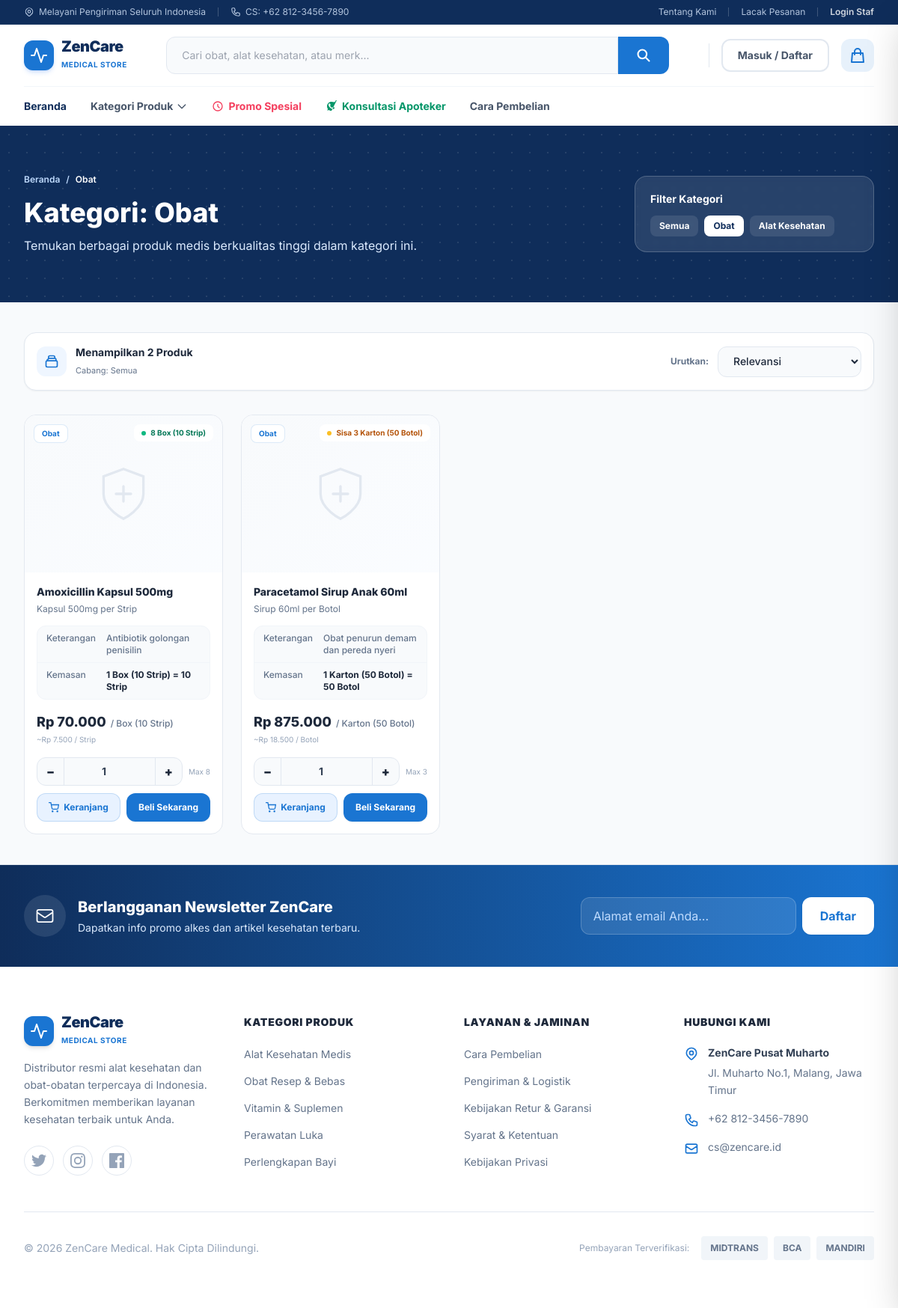
Before: /ecommerce/kategori.php?kategori=Obat with the older database file.
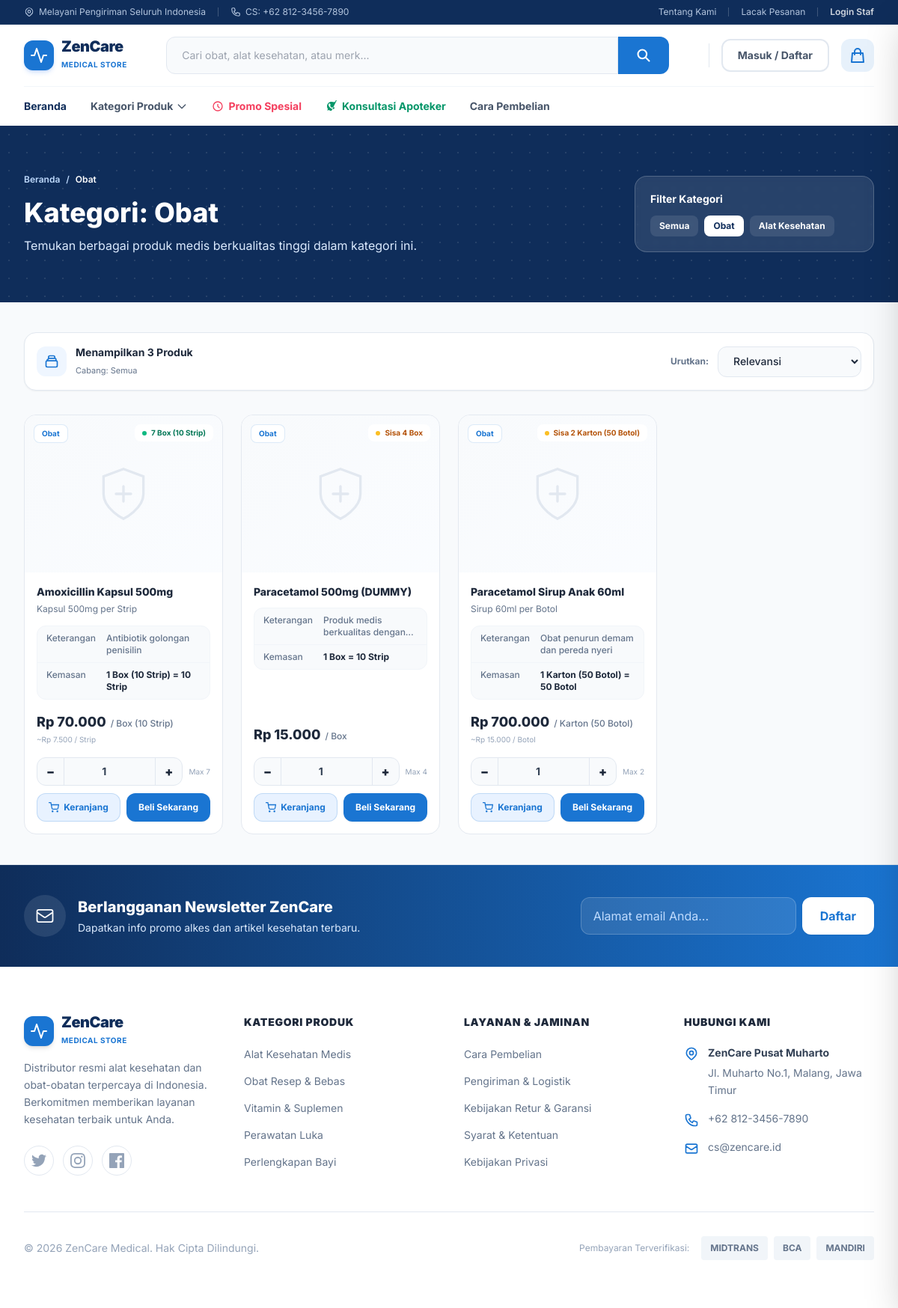
After: the same page with the newer database file.
### tables this page shows
CREATE TABLE `produk_variasi` (
  `id` int(11) NOT NULL AUTO_INCREMENT,
  `id_produk_induk` int(11) DEFAULT NULL,
  `sku_variasi` varchar(50) NOT NULL,
  `nama_variasi` varchar(100) NOT NULL,
  `satuan_kecil` varchar(50) NOT NULL DEFAULT 'Pcs',
  `satuan_besar` varchar(50) NOT NULL DEFAULT 'Box',
  `rasio_konversi` smallint(6) NOT NULL DEFAULT 1,
  `harga_jual_kecil` decimal(12,2) NOT NULL DEFAULT 0.00,
  `harga_jual_besar` decimal(12,2) NOT NULL DEFAULT 0.00,
  `stok_minimum` int(11) NOT NULL DEFAULT 5,
  `berat` int(11) NOT NULL DEFAULT 100,
  `tampil_di_online` tinyint(1) DEFAULT 1,
  `is_active` tinyint(1) DEFAULT 1,
  `gambar` varchar(500) DEFAULT NULL,
  PRIMARY KEY (`id`),
  UNIQUE KEY `sku_variasi` (`sku_variasi`),
  KEY `id_produk_induk` (`id_produk_induk`),
  CONSTRAINT `produk_variasi_ibfk_1` FOREIGN KEY (`id_produk_induk`) REFERENCES `produk_induk` (`id`) ON DELETE SET NULL
);

CREATE TABLE `produk_induk` (
  `id` int(11) NOT NULL AUTO_INCREMENT,
  `sku_induk` varchar(50) NOT NULL,
  `nama_produk` varchar(150) NOT NULL,
  `deskripsi` text DEFAULT NULL,
  `spesifikasi` text DEFAULT NULL COMMENT 'Spesifikasi teknis medis',
  `info_pengiriman` text DEFAULT NULL,
  `kategori` enum('Obat','Alat Kesehatan') NOT NULL,
  `gambar` varchar(255) DEFAULT NULL,
  `is_active` tinyint(1) DEFAULT 1,
  `batas_hari_expired` int(11) DEFAULT 0,
  `created_at` timestamp NOT NULL DEFAULT current_timestamp(),
  PRIMARY KEY (`id`),
  UNIQUE KEY `sku_induk` (`sku_induk`)
);

### ecommerce/kategori.php (the view, shortened to what the rows shown need)
<?php
require_once __DIR__ . '/header.php';
$search   = trim($_GET['q'] ?? '');
$kategori = trim($_GET['kategori'] ?? '');
$sql = "
    SELECT v.id, i.nama_produk AS nama_induk, v.nama_variasi, i.kategori,
           v.harga_jual_besar AS harga_jual, v.harga_jual_kecil AS harga_eceran,
           v.berat AS berat_gram, i.gambar, v.sku_variasi, i.deskripsi,
           COALESCE(sc.stok, 0) AS stok_sistem,
           v.satuan_besar, v.satuan_kecil, v.rasio_konversi
    FROM produk_variasi v
    JOIN produk_induk i ON v.id_produk_induk = i.id
    LEFT JOIN stok_toko sc ON sc.id_variasi = v.id
    WHERE v.is_active = 1 AND i.is_active = 1 AND v.tampil_di_online = 1
";
$params = [];
if ($kategori) {
    $sql .= " AND i.kategori = ?";
    $params[] = $kategori;
}
$sql .= " ORDER BY i.kategori ASC, i.nama_produk ASC";
$stmt = $pdo->prepare($sql);
$stmt->execute($params);
$products = $stmt->fetchAll();
?>
<main class="flex-1 w-full bg-[#f8fafc]">
    <section class="bg-[#0f2d5a] relative py-12 lg:py-16 overflow-hidden">
        <div class="max-w-7xl mx-auto px-4 lg:px-8 relative z-10 flex flex-col md:flex-row items-center gap-8">
            <div class="flex-1 text-white">
                <h1 class="text-3xl md:text-4xl font-extrabold mb-3">
                    <?php if ($search): ?>
                        Pencarian: "<?= htmlspecialchars($search) ?>"
                    <?php elseif ($kategori): ?>
                        Kategori: <?= htmlspecialchars($kategori) ?>
                    <?php else: ?>
                        Katalog Produk Lengkap
                    <?php endif; ?>
                </h1>
            </div>
        </div>
    </section>
    <div class="max-w-7xl mx-auto px-4 lg:px-8 py-10">
        <div class="grid grid-cols-1 sm:grid-cols-2 md:grid-cols-3 lg:grid-cols-4 gap-6" id="product-grid">
            <?php foreach ($products as $p):
                $stokPcs  = intval($p['stok_sistem']);
                $rasio    = intval($p['rasio_konversi']) ?: 1;
                $stokBox  = floor($stokPcs / $rasio);
                $harga    = floatval($p['harga_jual']);
                $hargaEcr = floatval($p['harga_eceran']);
                $satB     = htmlspecialchars($p['satuan_besar'] ?: 'Box');
                $satK     = htmlspecialchars($p['satuan_kecil'] ?: 'Pcs');
                $desc     = trim($p['deskripsi'] ?? '');
                $descSh   = $desc ? mb_strimwidth($desc, 0, 75, '…') : 'Produk medis berkualitas dengan jaminan mutu resmi.';
                if ($stokBox <= 0)     { $stokCls='text-rose-600'; $dotCls='bg-rose-500'; $stokLbl='Habis'; }
                elseif ($stokBox <= 5) { $stokCls='text-amber-700'; $dotCls='bg-amber-400'; $stokLbl="Sisa $stokBox $satB"; }
                else                   { $stokCls='text-emerald-700'; $dotCls='bg-emerald-500'; $stokLbl="$stokBox $satB"; }
            ?>
            <div class="prod-card group bg-white rounded-2xl overflow-hidden flex flex-col"
                 data-name="<?= strtolower(htmlspecialchars($p['nama_induk'])) ?>"
                 data-price="<?= $harga ?>"
                 data-stok="<?= $stokBox ?>"
                 data-id="<?= $p['id'] ?>">
                <a href="produk.php?id=<?= $p['id'] ?>" class="card-img relative block bg-gradient-to-br from-slate-50 to-blue-50/30 overflow-hidden" style="height:210px;">
                    <?php if (!empty($p['gambar'])): ?>
                        <img src="../<?= htmlspecialchars($p['gambar']) ?>" alt="<?= htmlspecialchars($p['nama_induk']) ?>"
                             class="w-full h-full object-contain p-5"
                             onerror="this.onerror=null; this.classList.add('opacity-30');">
                    <?php else: ?>
                        <div class="w-full h-full flex items-center justify-center">
                            <svg class="w-20 h-20 text-slate-200" viewBox="0 0 24 24" fill="none" stroke="currentColor" stroke-width="1" stroke-linecap="round"><path d="M12 22s8-4 8-10V5l-8-3-8 3v7c0 6 8 10 8 10z"/><path d="M9 12h6M12 9v6"/></svg>
                        </div>
                    <?php endif; ?>
                    <span class="absolute top-3 left-3 px-2.5 py-1 bg-white/95 text-[#1a75d2] text-[10px] font-bold rounded-lg border border-[#1a75d2]/15 shadow-xs">
                        <?= htmlspecialchars($p['kategori']) ?>
                    </span>
                    <span class="absolute top-3 right-3 flex items-center gap-1.5 px-2.5 py-1 bg-white/95 text-[10px] font-bold rounded-lg shadow-xs <?= $stokCls ?>">
                        <span class="w-1.5 h-1.5 rounded-full <?= $dotCls ?>"></span>
                        <?= $stokLbl ?>
                    </span>
                </a>
                <div class="p-4 flex flex-col flex-1">
                    <a href="produk.php?id=<?= $p['id'] ?>" class="block mb-3">
                        <h3 class="text-sm font-extrabold text-[#1e293b] leading-snug line-clamp-2 group-hover:text-[#1a75d2] transition-colors">
                            <?= htmlspecialchars($p['nama_induk']) ?>
                        </h3>
                        <span class="text-xs text-[#64748b]"><?= htmlspecialchars($p['nama_variasi']) ?></span>
                    </a>
                    <div class="rounded-xl bg-slate-50 border border-slate-100 divide-y divide-slate-100 mb-4 text-xs">
                        <div class="flex gap-2 px-3 py-2">
                            <span class="text-[#64748b] w-[72px] shrink-0 font-medium">Keterangan</span>
                            <span class="font-medium text-[#64748b] line-clamp-2"><?= htmlspecialchars($descSh) ?></span>
                        </div>
                        <div class="flex gap-2 px-3 py-2">
                            <span class="text-[#64748b] w-[72px] shrink-0 font-medium">Kemasan</span>
                            <span class="font-bold text-[#1e293b]">1 <?= $satB ?> = <?= $rasio ?> <?= $satK ?></span>
                        </div>
                    </div>
                    <div class="mb-4 mt-auto">
                        <div class="flex items-baseline gap-1.5">
                            <span class="text-lg font-extrabold text-[#1e293b]">Rp <?= number_format($harga, 0, ',', '.') ?></span>
                            <span class="text-xs text-[#64748b] font-medium">/ <?= $satB ?></span>
                        </div>
                        <?php if ($hargaEcr > 0 && $hargaEcr != $harga / $rasio): ?>
                        <div class="text-[10px] text-slate-400 mt-0.5">~Rp <?= number_format($hargaEcr, 0, ',', '.') ?> / <?= $satK ?></div>
                        <?php endif; ?>
                    </div>
                    <?php if ($stokBox >= 1): ?>
                    <div class="flex items-center gap-2 mb-2.5">
                        <div class="flex items-center bg-slate-50 border border-slate-200 rounded-xl overflow-hidden flex-1">
                            <button type="button" onclick="adjustQty(<?= $p['id'] ?>, -1, <?= $stokBox ?>)"
                                class="w-9 h-9 flex items-center justify-center hover:bg-slate-100 text-[#1e293b] font-black border-r border-slate-200 transition text-base">−</button>
                            <input type="number" id="qty_<?= $p['id'] ?>" value="1" min="1" max="<?= $stokBox ?>" readonly
                                class="flex-1 text-center text-sm font-bold py-2 bg-transparent focus:outline-none select-none">
                            <button type="button" onclick="adjustQty(<?= $p['id'] ?>, 1, <?= $stokBox ?>)"
                                class="w-9 h-9 flex items-center justify-center hover:bg-slate-100 text-[#1e293b] font-black border-l border-slate-200 transition text-base">+</button>
                        </div>
                        <span class="text-[10px] text-slate-400 shrink-0">Max <?= $stokBox ?></span>
                    </div>
                    <div class="grid grid-cols-2 gap-2">
                        <button onclick="addToCart(<?= $p['id'] ?>, '<?= addslashes(htmlspecialchars_decode($p['nama_induk'])) ?>', <?= $harga ?>, <?= intval($p['berat_gram']) ?>, '<?= addslashes($p['gambar'] ?? '') ?>', '<?= addslashes($satB) ?>', <?= $rasio ?>, <?= $stokBox ?>, document.getElementById('qty_<?= $p['id'] ?>').value)"
                            class="flex items-center justify-center gap-1.5 text-xs font-bold py-2.5 rounded-xl bg-[#e8f2ff] hover:bg-blue-100 text-[#1a75d2] border border-[#1a75d2]/20 cursor-pointer active:scale-95 transition">
                            <svg class="w-3.5 h-3.5" viewBox="0 0 24 24" fill="none" stroke="currentColor" stroke-width="2.2" stroke-linecap="round"><circle cx="9" cy="21" r="1"/><circle cx="20" cy="21" r="1"/><path d="M1 1h4l2.68 13.39a2 2 0 002 1.61h9.72a2 2 0 001.95-1.55L23 6H6"/></svg>
                            Keranjang
                        </button>
                        <button onclick="buyNow(<?= $p['id'] ?>, '<?= addslashes(htmlspecialchars_decode($p['nama_induk'])) ?>', <?= $harga ?>, <?= intval($p['berat_gram']) ?>, '<?= addslashes($p['gambar'] ?? '') ?>', '<?= addslashes($satB) ?>', <?= $rasio ?>, <?= $stokBox ?>, document.getElementById('qty_<?= $p['id'] ?>').value)"
                            class="flex items-center justify-center gap-1.5 text-xs font-bold py-2.5 rounded-xl bg-[#1a75d2] hover:bg-[#1562b3] text-white cursor-pointer active:scale-95 transition shadow-sm">
                            Beli Sekarang
                        </button>
                    </div>
                    <?php else: ?>
                    <div class="w-full py-3 px-4 rounded-xl bg-slate-100 text-slate-400 text-center text-xs font-semibold border border-slate-200 mt-2">
                        Stok Habis Sementara
                    </div>
                    <?php endif; ?>
                </div>
            </div>
            <?php endforeach; ?>
        </div>
    </div>
</main>
<?php require_once __DIR__ . '/footer.php'; ?>

Changed rows visible on the page:
computed for produk_variasi "Kapsul 500mg per Strip": stokLbl "8 Box (10 Strip)" → "7 Box (10 Strip)"; stokBox "8" → "7"
added produk_variasi: id_produk_induk.kategori "Obat", stokLbl "Sisa 4 Box", id_produk_induk.nama_produk "Paracetamol 500mg (DUMMY)", id_produk_induk.deskripsi "Produk medis berkualitas…", satuan_besar "Box", rasio_konversi "10", satuan_kecil "Strip", harga_jual_besar "15.000", stokBox "4"
changed produk_variasi "Sirup 60ml per Botol": stokLbl "Sisa 3 Karton (50 Botol)" → "Sisa 2 Karton (50 Botol)"; harga_jual_besar "875.000" → "700.000"; harga_jual_kecil "18.500" → "15.000"; stokBox "3" → "2"
Other visible differences:
count($products): "2" → "3"
